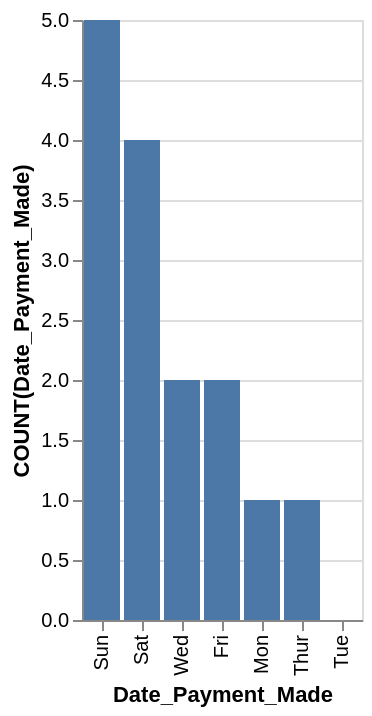

Write a Vega-Lite specification for this figure.
### Vega-Lite specification from a JSON file in a GitHub repository (floating-point values rounded to 4 significant figures)
{"data": {"values": [{"x_data": "Mon", "y_data": 1}, {"x_data": "Tue", "y_data": 0}, {"x_data": "Wed", "y_data": 2}, {"x_data": "Thur", "y_data": 1}, {"x_data": "Fri", "y_data": 2}, {"x_data": "Sat", "y_data": 4}, {"x_data": "Sun", "y_data": 5}]}, "mark": "bar", "encoding": {"x": {"field": "x_data", "type": "nominal", "title": "Date_Payment_Made", "sort": {"op": "sum", "field": "y_data", "order": "descending"}}, "y": {"field": "y_data", "type": "quantitative", "title": "COUNT(Date_Payment_Made)"}}}
